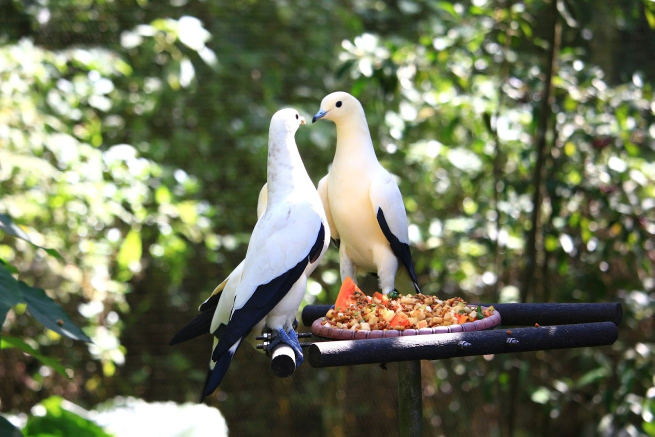
#> input picture Python_hw/HW12-1/photo/sample.jpg, 1309 x 873 px (shown at 1/2 size)
$ jupyter execute --allow-errors '01 python-image-homework.ipynb'
#> lines starting #> are read from the running program, lines starting #| are printed output that depends on the picture; long printed decimals are rounded
# 11-2-1 用 OpenCV 讀取並顯示圖片

[cell 1]
# 執行本章各行範例前, 請先執行此儲存格, 確認 cv2 已確實匯入
# 執行本章各行範例前, 請先執行此儲存格, 確認 cv2 已確實匯入
# 執行本章各行範例前, 請先執行此儲存格, 確認 cv2 已確實匯入
import numpy as np
import cv2

# [10 lines of commented-out code are left out]

[cell 2]
img = cv2.imread(r'./photo/sample.jpg')   #請依11-2-1節的說明，換成您自己的雲端硬碟路徑
#> img is the input picture: shape (873, 1309, 3); mean B, G, R 91, 117.7, 112
print(type(img))
#| <class 'numpy.ndarray'>
print(img.shape)
#| (873, 1309, 3)
cv2.imshow('Sample pic', img)

[cell 3]
#讀入 sample2.jpg  顯示 sample2.jpg
# 你的程式碼
cv2.namedWindow("sample2")
sample2 = cv2.imread(r'./photo/sample2.jpg')  # 請依11-2-1節的說明，換成您自己的雲端硬碟路徑
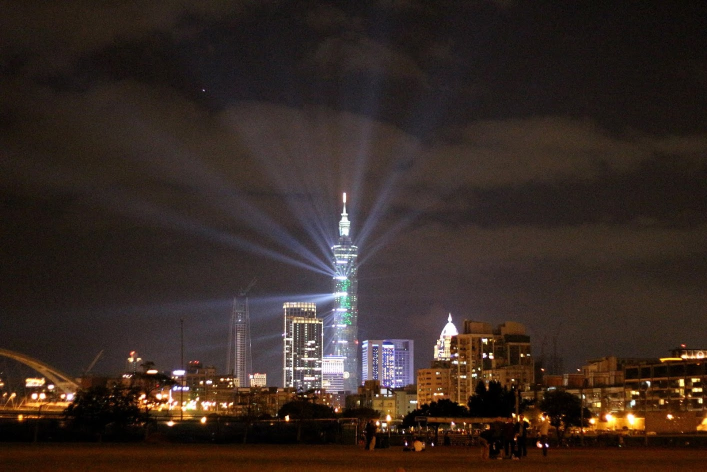
#> input picture Python_hw/HW12-1/photo/sample2.jpg, 1414 x 943 px (shown at 1/2 size)
#> sample2 is the input picture: shape (943, 1414, 3); mean B, G, R 35.8, 41.5, 54.7
print(type(sample2))
#| <class 'numpy.ndarray'>
print(sample2.shape)
#| (943, 1414, 3)
cv2.imshow('sample2 pic', sample2)
cv2.waitKey(0)
cv2.destroyAllWindows()

[cell 4]
img_resize = cv2.resize(img, (img.shape[1] //2, img.shape[0] //2))
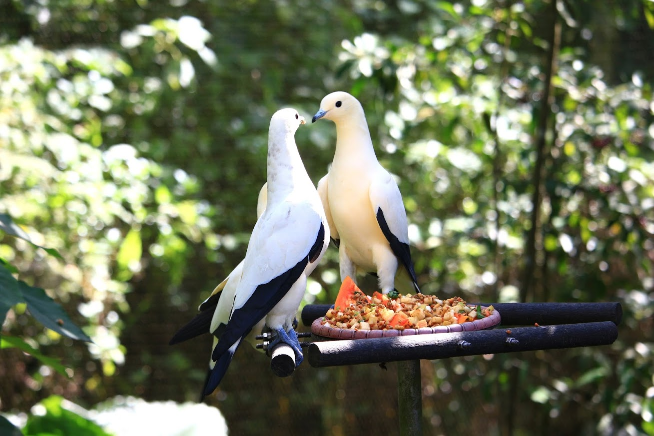
#> img_resize: shape (436, 654, 3); mean B, G, R 90.9, 117.6, 111.8
print(img_resize.shape)
#| (436, 654, 3)
cv2.imshow('Sample pic', img_resize)

[cell 5]
#讀入 sample2.jpg  長寬各放大2倍  sample2.jpg
# 你的程式碼
img_resize2 = cv2.resize(sample2, (sample2.shape[1] * 2, sample2.shape[0] * 2))
print(img_resize2.shape)
#| (1886, 2828, 3)
cv2.imshow('Sample pic', img_resize2)
cv2.waitKey(0)
cv2.destroyAllWindows()

# 11-2-6 圖片旋轉

[cell 6]
aff_matrix = cv2.getRotationMatrix2D((img.shape[1]/2, img.shape[0]/2), 30, 0.8)

print(type(aff_matrix))
#| <class 'numpy.ndarray'>
print(aff_matrix.shape)
#| (2, 3)
print (aff_matrix)
#| [[  0.6928   0.4         26.449]
#|  [ -0.4          0.6928 395.884  ]]
print(img.shape)
#| (873, 1309, 3)
img_rotate = cv2.warpAffine(img, aff_matrix, (img.shape[1], img.shape[0]))
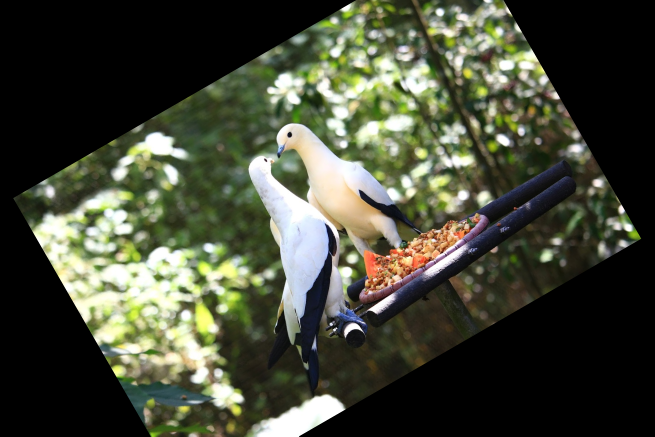
#> img_rotate: shape (873, 1309, 3) (shown at 1/2 size); mean B, G, R 56.2, 72.4, 69
cv2.imshow('Sample pic', img_rotate)

[cell 7]
# 讀入 sample2.jpg  旋轉 45 度 縮小 成 0.5倍
# 你的程式碼
aff_matrix = cv2.getRotationMatrix2D((sample2.shape[1]/2, sample2.shape[0]/2), 45, 0.5)
print(type(aff_matrix))
#| <class 'numpy.ndarray'>
print(aff_matrix.shape)
#| (2, 3)
print(aff_matrix)
#| [[ 3.53553391e-01  3.53553391e-01  2.90337329e+02]
#|  [-3.53553391e-01  3.53553391e-01  5.54761823e+02]]
print(sample2.shape)
#| (943, 1414, 3)
img_rotate = cv2.warpAffine(sample2, aff_matrix, (sample2.shape[1], sample2.shape[0]))
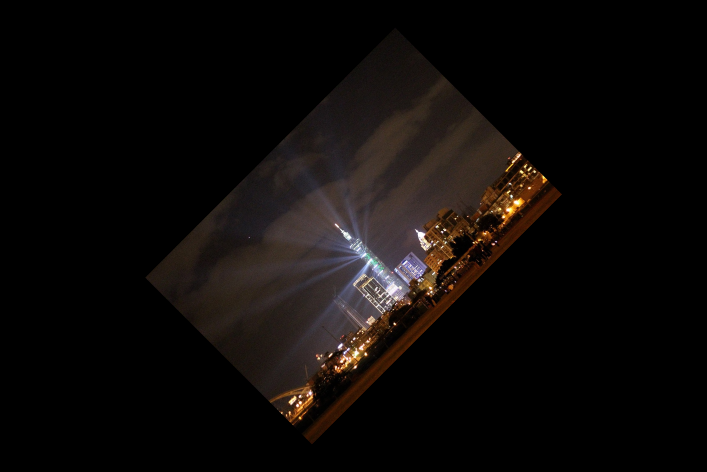
#> img_rotate: shape (943, 1414, 3) (shown at 1/2 size); mean B, G, R 9, 10.4, 13.7
cv2.imshow('sample2 pic', img_rotate)
cv2.waitKey(0)
cv2.destroyAllWindows()

# 11-3-3 模糊效果

[cell 8]
Img_blur = cv2.GaussianBlur(img, (11, 11), 3)
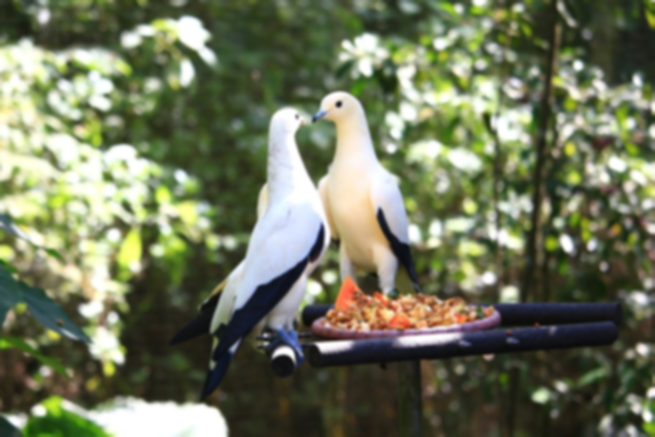
#> Img_blur: shape (873, 1309, 3) (shown at 1/2 size); mean B, G, R 91, 117.7, 112

cv2.imshow('Sample pic', Img_blur)

[cell 9]
# # 讀入 sample2.jpg  旋轉 用 (22,22) 矩陣做模糊效果
# 你的程式碼
Img_blur2 = cv2.GaussianBlur(sample2, (23, 23), 0) #內核只能用基數 無法用22
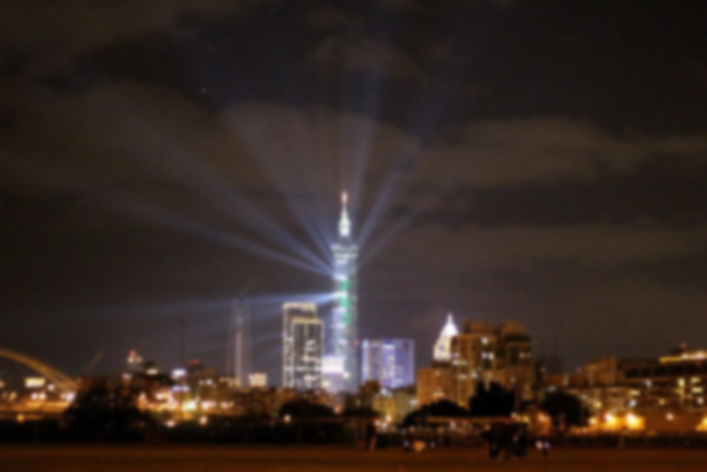
#> Img_blur2: shape (943, 1414, 3) (shown at 1/2 size); mean B, G, R 35.8, 41.5, 54.7
cv2.imshow('Sample2 pic', Img_blur2)
cv2.waitKey(0)
cv2.destroyAllWindows()

# 11-3-4 去除圖片的雜訊

[cell 10]
img2 = cv2.imread(r'./photo/sample2.jpg')   #請依11-2-1節的說明，換成您自己的雲端硬碟路徑
cv2.imshow('Sample pic', img2)

[cell 11]
img2_denoised = cv2.fastNlMeansDenoisingColored(img2, h=5)

cv2.imshow('Sample pic', img2_denoised)

[cell 12]
# 讀入 sample.jpg  去除圖片的雜訊
# 你的程式碼
img3 = cv2.imread(r'./photo/sample.jpg')  # 請依11-2-1節的說明，換成您自己的雲端硬碟路徑
cv2.imshow('Sample pic', img3)
cv2.waitKey(0)
cv2.destroyAllWindows()
img3_denoised = cv2.fastNlMeansDenoisingColored(img3, h=5)
cv2.imshow('Sample pic', img3_denoised)
cv2.waitKey(0)
cv2.destroyAllWindows()
#> (the rest of this cell did not finish here and is left out)
